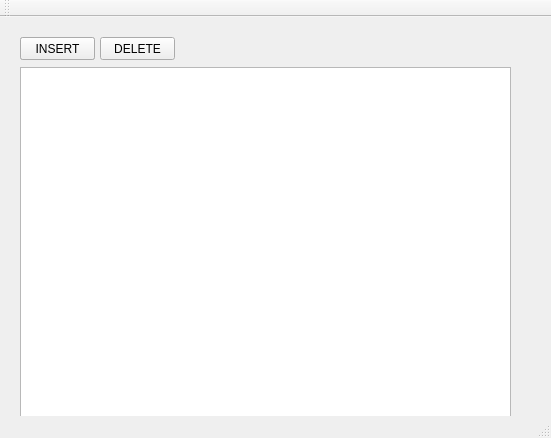
<?xml version="1.0" encoding="UTF-8"?>
<ui version="4.0">
 <class>MainWindow</class>
 <widget class="QMainWindow" name="MainWindow">
  <property name="geometry">
   <rect>
    <x>0</x>
    <y>0</y>
    <width>551</width>
    <height>438</height>
   </rect>
  </property>
  <property name="windowTitle">
   <string>MainWindow</string>
  </property>
  <widget class="QWidget" name="centralWidget">
   <widget class="QPushButton" name="pushButton">
    <property name="geometry">
     <rect>
      <x>20</x>
      <y>20</y>
      <width>75</width>
      <height>23</height>
     </rect>
    </property>
    <property name="text">
     <string>SHOW</string>
    </property>
   </widget>
   <widget class="QPushButton" name="pushButton_2">
    <property name="geometry">
     <rect>
      <x>20</x>
      <y>20</y>
      <width>75</width>
      <height>23</height>
     </rect>
    </property>
    <property name="text">
     <string>INSERT</string>
    </property>
   </widget>
   <widget class="QPushButton" name="pushButton_3">
    <property name="geometry">
     <rect>
      <x>100</x>
      <y>20</y>
      <width>75</width>
      <height>23</height>
     </rect>
    </property>
    <property name="text">
     <string>DELETE</string>
    </property>
   </widget>
   <widget class="QTableView" name="tableView">
    <property name="geometry">
     <rect>
      <x>20</x>
      <y>50</y>
      <width>491</width>
      <height>361</height>
     </rect>
    </property>
    <property name="sizeAdjustPolicy">
     <enum>QAbstractScrollArea::AdjustToContents</enum>
    </property>
    <property name="editTriggers">
     <set>QAbstractItemView::NoEditTriggers</set>
    </property>
   </widget>
  </widget>
  <widget class="QToolBar" name="mainToolBar">
   <attribute name="toolBarArea">
    <enum>TopToolBarArea</enum>
   </attribute>
   <attribute name="toolBarBreak">
    <bool>false</bool>
   </attribute>
  </widget>
  <widget class="QStatusBar" name="statusBar"/>
 </widget>
 <layoutdefault spacing="6" margin="11"/>
 <resources/>
 <connections/>
</ui>
